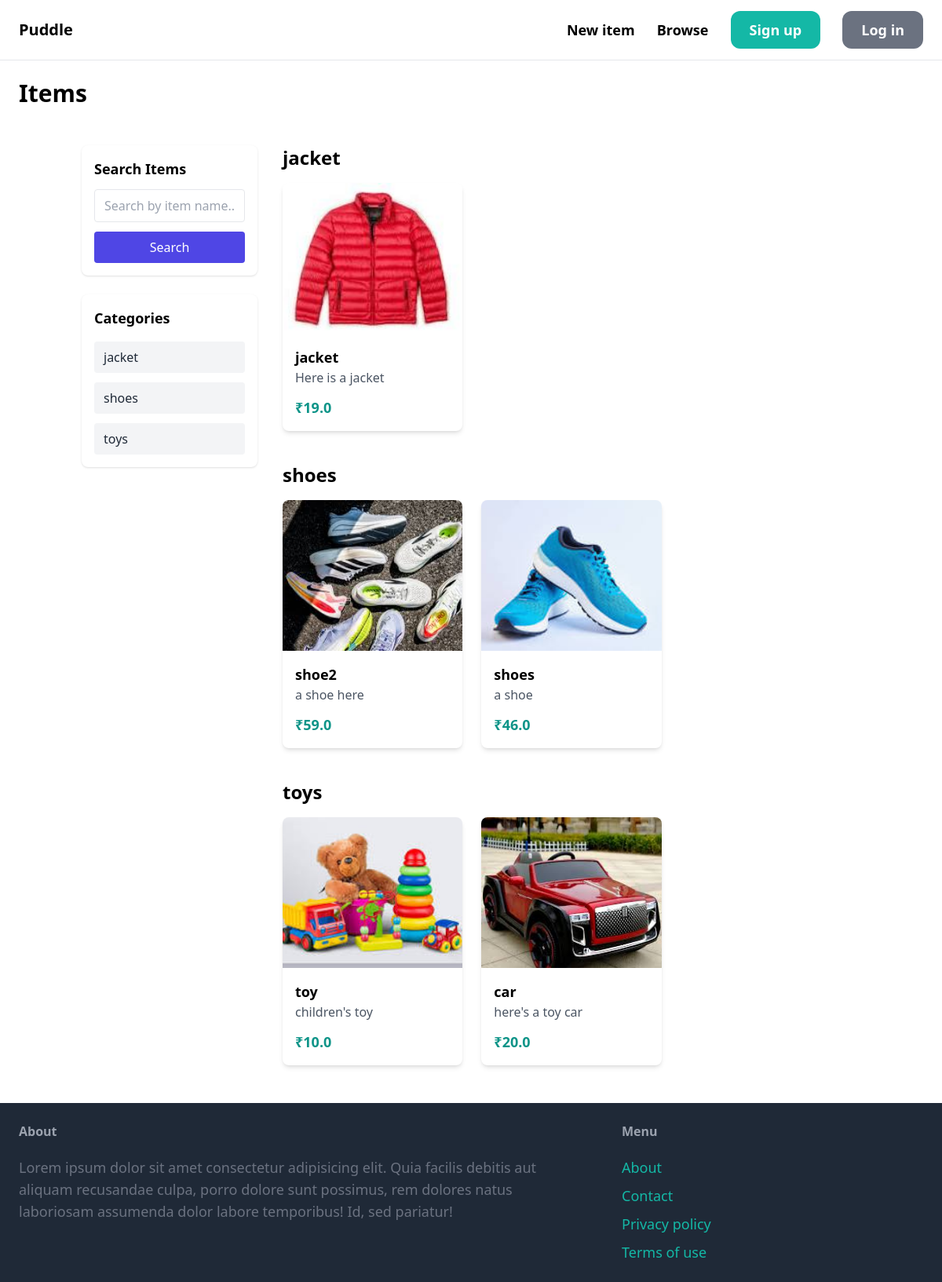
Page /items/ on the earlier database version.
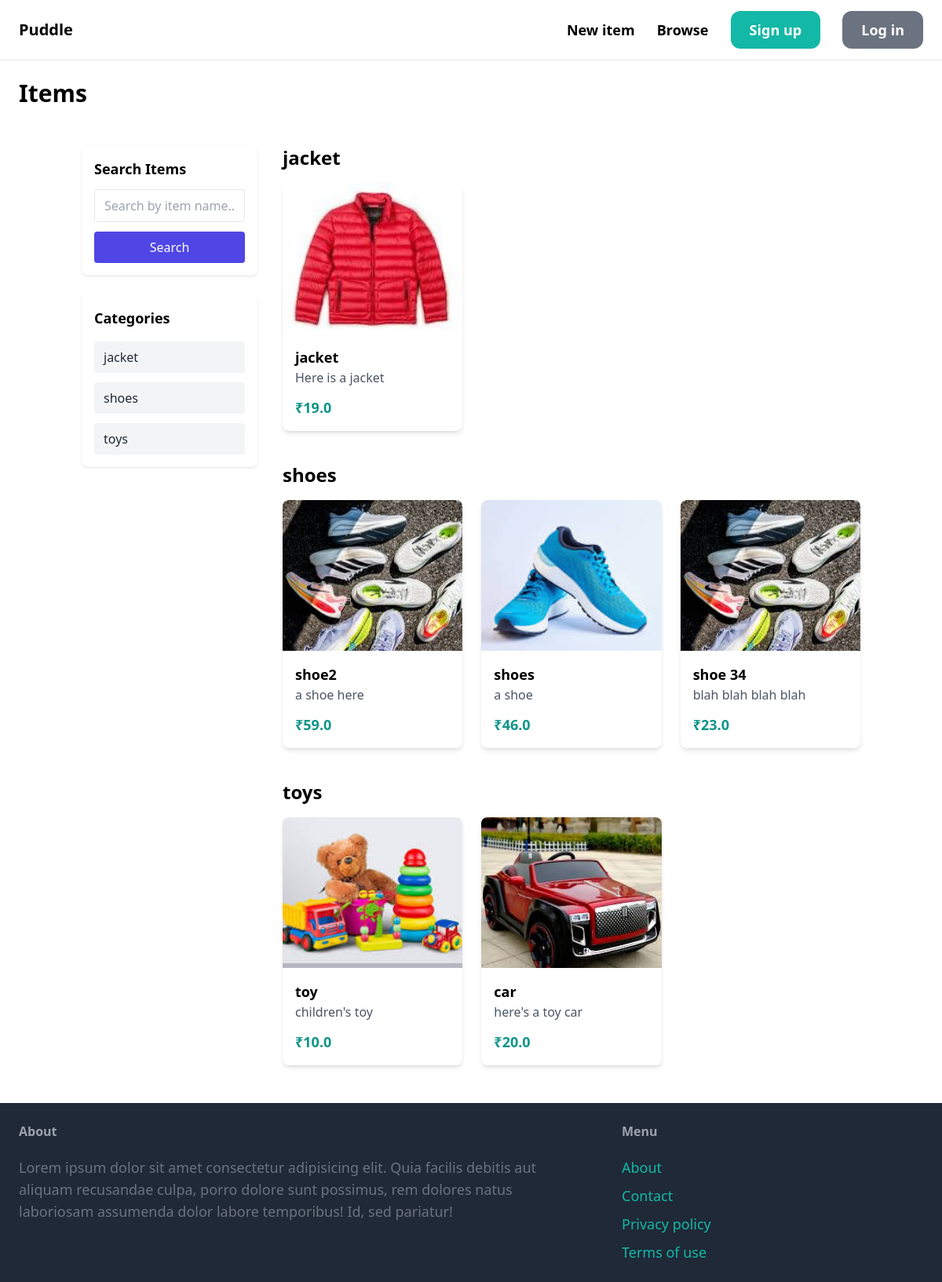
Same page on the later database version.
### item/models.py (models this page shows, shortened)
class Category(models.Model):
    name = models.CharField(max_length=255)
    class Meta:
        ordering =('name',)
        verbose_name_plural = 'Categories'

class Item(models.Model):
    category = models.ForeignKey(Category,related_name='items', on_delete=models.CASCADE)
    name = models.CharField(max_length=255)
    description = models.TextField(blank=True, null=True)
    price = models.FloatField()
    image = models.ImageField(upload_to='item_images', blank=True, null=True)
    is_sold = models.BooleanField(default=False)
    created_at = models.DateTimeField(auto_now_add=True)
    created_by = models.ForeignKey(User, on_delete=models.CASCADE, related_name='items')

### item/views.py (the view, shortened to what this page needs)
# urls.py: path('', views.items, name='items'),
def items(request):
    items = Item.objects.filter(is_sold=False)
    query = request.GET.get('query', '')
    categories = Category.objects.prefetch_related('items').all()
    return render(request, "item/items.html", {
        'items': items,
        'categories': categories,
        'query': '',
        'is_search': False,
    })

### item/templates/item/items.html (shortened to what this page needs)
{% extends "core/base.html" %}
{% block content %}
    <h1 class="mb-6 text-3xl font-bold">Items</h1>
<div class="container mx-auto px-4 py-6">
    <div class="grid grid-cols-1 md:grid-cols-4 gap-8">
        <div class="md:col-span-1 space-y-6">
            <div class="bg-white shadow rounded-lg p-4">
                <h2 class="text-lg font-semibold mb-3">Search Items</h2>
                <form method="GET">
                    <input
                        type="text"
                        name="query"
                        placeholder="Search by item name..."
                        value="{{ query }}"
                        class="w-full px-3 py-2 border rounded focus:outline-none focus:ring-2 focus:ring-indigo-500"
                    >
                    <button
                        type="submit"
                        class="w-full mt-3 bg-indigo-600 text-white py-2 rounded hover:bg-indigo-700"
                    >
                        Search
                    </button>
                </form>
            </div>
            <div class="bg-white shadow rounded-lg p-4">
                <h2 class="text-lg font-semibold mb-4">Categories</h2>
                <ul class="space-y-3">
                    {% for cat in categories %}
                        <li class="py-2 px-3 rounded bg-gray-100 text-gray-800 font-medium">
                            {{ cat.name }}
                        </li>
                    {% endfor %}
                </ul>
            </div>
        </div>
        <div class="md:col-span-3 space-y-10">
            {% if is_search %}
                <h2 class="text-2xl font-bold mb-4">Search Results</h2>
                <div class="grid grid-cols-1 sm:grid-cols-2 lg:grid-cols-3 gap-6">
                    {% for item in items %}
                        <div class="bg-white rounded-lg shadow-md overflow-hidden hover:shadow-lg transition">
                            {% if item.image %}
                                <img src="{{ item.image.url }}"
                                     class="w-full h-48 object-cover">
                            {% endif %}
                            <div class="p-4">
                                <h3 class="text-lg font-semibold">{{ item.name }}</h3>
                                <p class="text-gray-600 mb-3">{{ item.description|truncatewords:15 }}</p>
                                <p class="text-teal-600 font-bold text-lg">₹{{ item.price }}</p>
                            </div>
                        </div>
                    {% empty %}
                        <p>No items found.</p>
                    {% endfor %}
                </div>
            {% else %}
                {% for category in categories %}
                    <div>
                        <h2 class="text-2xl font-bold mb-4">{{ category.name }}</h2>
                        <div class="grid grid-cols-1 sm:grid-cols-2 lg:grid-cols-3 gap-6">
                            {% for item in category.items.all %}
                                <div class="bg-white rounded-lg shadow-md overflow-hidden hover:shadow-lg transition">
                                    {% if item.image %}
                                        <img src="{{ item.image.url }}"
                                             class="w-full h-48 object-cover">
                                    {% endif %}
                                    <div class="p-4">
                                        <h3 class="text-lg font-semibold">{{ item.name }}</h3>
                                        <p class="text-gray-600 mb-3">{{ item.description|truncatewords:15 }}</p>
                                        <p class="text-teal-600 font-bold text-lg">₹{{ item.price }}</p>
                                    </div>
                                </div>
                            {% endfor %}
                        </div>
                    </div>
                {% endfor %}
            {% endif %}
        </div>
    </div>
</div>
{% endblock %}

Differences in the rows shown:
added Item: image (picture), name "shoe 34", description "blah blah blah blah", price "23.0", shown under Category "shoes"
